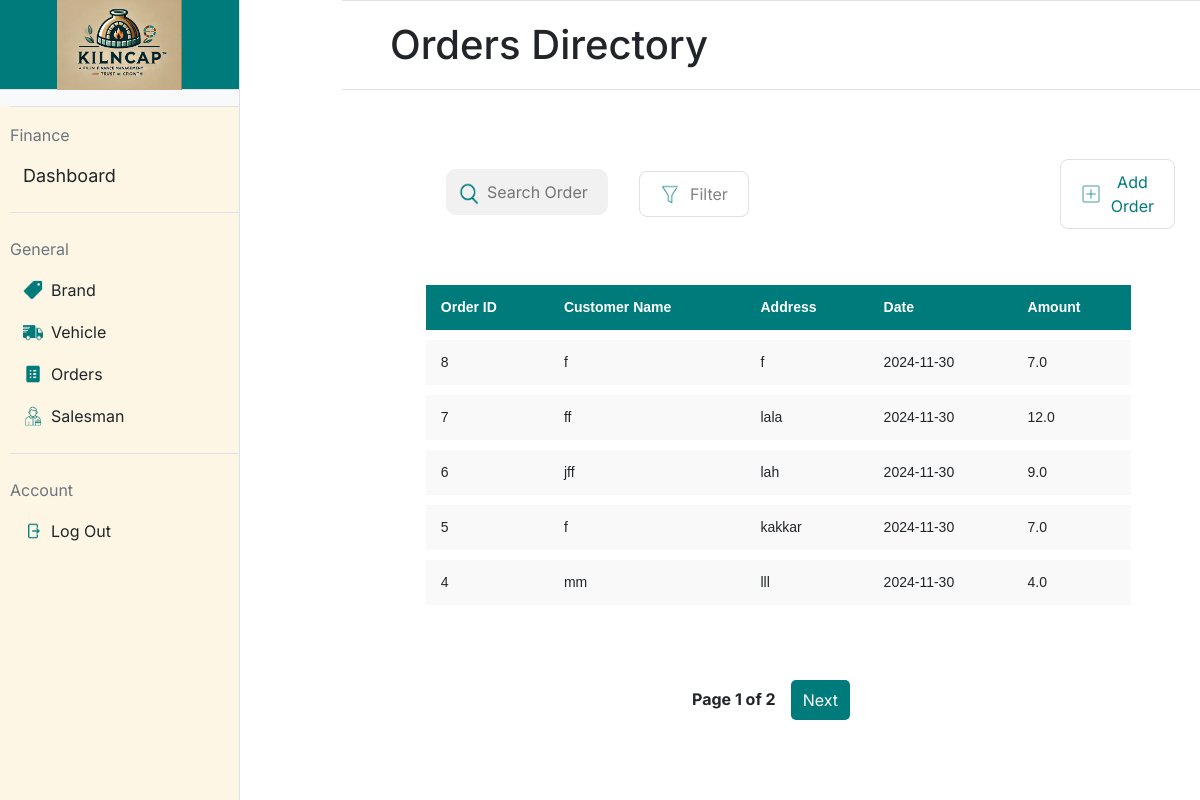
The page /orders on the database as committed earlier.
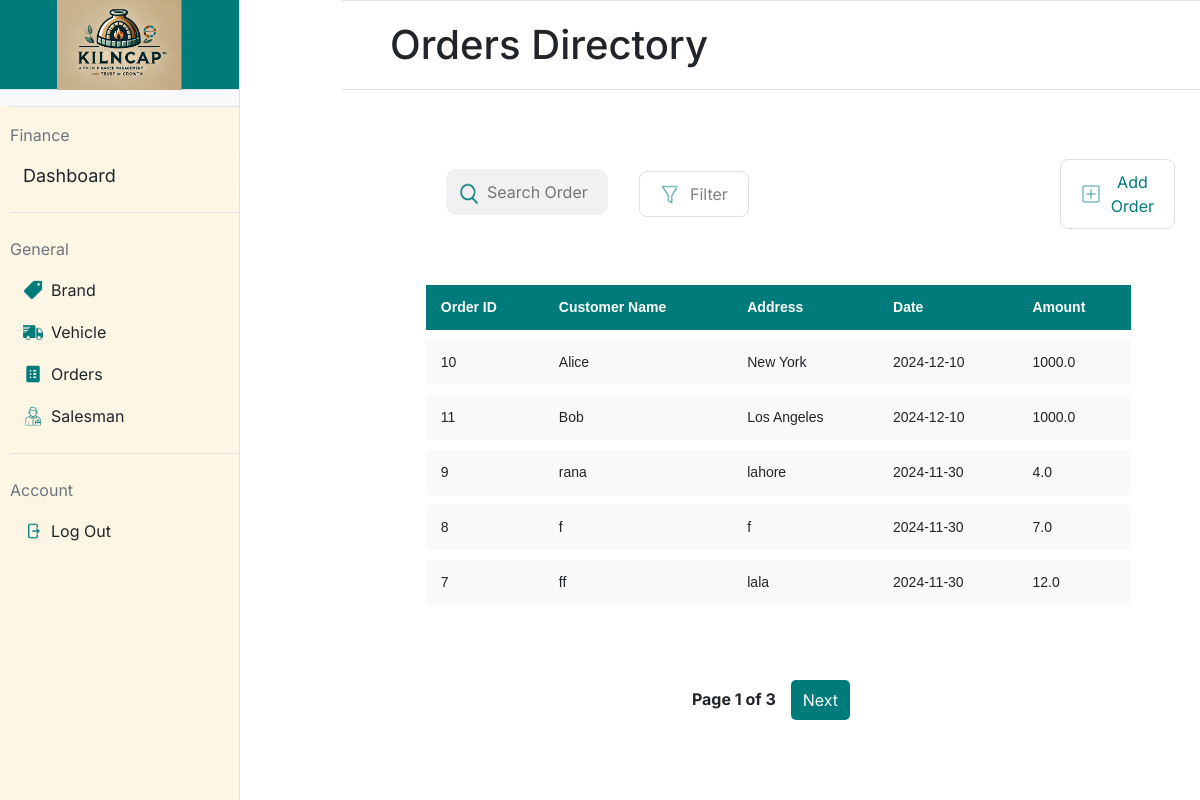
The same page on the database as committed later.
### app.py (models this page shows, shortened)
class Order(db.Model):
    __tablename__ = 'orders'
    id = db.Column(db.Integer, primary_key=True)  # Order ID
    customer_name = db.Column(db.String(100), nullable=False)  # Customer's name
    customer_contact = db.Column(db.String(15), nullable=False)  # Customer's contact number
    customer_address = db.Column(db.String(200), nullable=False)  # Customer's address
    vehicle_rent = db.Column(db.Float, nullable=False)  # Vehicle rent
    labor_cost = db.Column(db.Float, nullable=False)  # Labor cost
    total_amount = db.Column(db.Float, nullable=False)  # Total amount for the order
    order_date = db.Column(db.DateTime, nullable=False, default=db.func.current_timestamp())
    salesman_id = db.Column(db.Integer, db.ForeignKey('salesmen.id'), nullable=False)  # Salesman ID
    vehicle_id = db.Column(db.Integer, db.ForeignKey('vehicles.id'), nullable=False)  # Vehicle ID
    salesman = db.relationship('Salesman', backref=db.backref('orders', lazy=True))  # Salesman relationship
    vehicle = db.relationship('Vehicle', backref=db.backref('orders', lazy=True))  # Vehicle relationship
    items = db.relationship('Item', backref=db.backref('order', lazy=True), cascade='all, delete-orphan')  # Items relationship

### app.py (the view)
@app.route('/orders', methods=['GET'])
def orders():
    page = request.args.get('page', 1, type=int)  # Get the current page number, default is 1
    per_page = 5  # Number of orders per page
    orders_paginated = Order.query.order_by(Order.order_date.desc()).paginate(page=page, per_page=per_page)
    return render_template('orders.html', orders=orders_paginated.items, pagination=orders_paginated)

### templates/orders.html (shortened to what this page needs)
{% extends "base.html" %}
{% block title %}
    <link rel="stylesheet" href="static/orders.css">
{% endblock %}
{% block mainheading %}
Orders Directory
{% endblock %}
{% block maincontent %}
    <div>
        <table style="padding-left: 5.5%;">
            <form action="{{ url_for('orders_list_buttons') }}" method="post">
                <td style="width:40%; padding-left: 85px;">
                    <div style="position: relative; width: 100%;">
                        <img src="/static/icons/search-icon.png"
                             alt="Search Icon"
                             style="position: absolute; left: 7px; top: 60%; transform: translateY(-50%); width: 30px; height: 30px;">
                        <input type="text"
                               placeholder="Search Order"
                               style="width: 100%; padding-left: 40px;">
                    </div>
                </td>
                <td style="width:10%;padding-left: 30px;padding-top:15px">
                    <button class="styled-button" name="button" value="filter_order">
                        <img src="/static/icons/filter-icon.png" alt="Icon" class="button-icon">
                        Filter
                    </button>
                </td>
                <td style="padding-left: 310px;padding-top:15px">
                    <button class="styled-button" name="button" value="add_order">
                        <img src="/static/icons/add-icon.png" alt="Icon" class="button-icon">
                        <div style="color:#007B7B">Add Order</div>
                    </button>
                </td>
            </form>
        </table>
    <div style="padding: 5.5%;">
        <table class="styled-table" style="padding-left: 20px; width: 100%; border-collapse: separate; border-spacing: 0 10px;" >
            <thead>
                <tr>
                    <th>Order ID</th>
                    <th>Customer Name</th>
                    <th>Address</th>
                    <th>Date</th>
                    <th>Amount</th>
                </tr>
            </thead>
            <tbody>
                {% for order in orders %}
                <tr data-url="{{ url_for('order_details', order_id=order.id) }}" onclick="redirectToDetails(this)" style="cursor: pointer;">
                    <td>{{ order.id }}</td>
                    <td>{{ order.customer_name }}</td>
                    <td>{{ order.customer_address }}</td>
                    <td>{{ order.order_date.strftime('%Y-%m-%d') }}</td>
                    <td>{{ order.total_amount }}</td>
                        {% set total_quantity = 0 %}
                        {% for item in order.items %}
                            {% set total_quantity = total_quantity + item.quantity %}
                        {% endfor %}
                </tr>
                {% endfor %}
            </tbody>
        </table>
    </div>
    <div class="pagination">
        <span style="padding-top: 7px;">Page {{ pagination.page }} of {{ pagination.pages }}</span>
        {% if pagination.has_next %}
        <a href="{{ url_for('orders', page=pagination.next_num) }}">Next</a>
        {% endif %}
    </div>
    </div>
{% endblock %}

Rows that differ between the two databases and show on the page:
no longer on this page (row unchanged): Order: id "6", customer_name "jff", customer_address "lah", order_date "2024-11-30", total_amount "9.0"
no longer on this page (row unchanged): Order: id "5", customer_name "f", customer_address "kakkar", order_date "2024-11-30", total_amount "7.0"
no longer on this page (row unchanged): Order: id "4", customer_name "mm", customer_address "lll", order_date "2024-11-30", total_amount "4.0"
added Order: id "10", customer_name "Alice", customer_address "New York", order_date "2024-12-10", total_amount "1000.0"
added Order: id "11", customer_name "Bob", customer_address "Los Angeles", order_date "2024-12-10", total_amount "1000.0"
added Order: id "9", customer_name "rana", customer_address "lahore", order_date "2024-11-30", total_amount "4.0"
Other text that changed with them:
{{ pagination.pages }}: "2" → "3"
